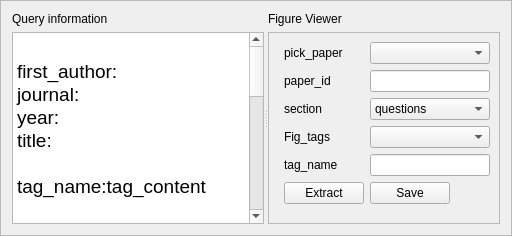
              <widget class="QFrame" name="frame_6">
               <property name="sizePolicy">
                <sizepolicy hsizetype="Expanding" vsizetype="Preferred">
                 <horstretch>0</horstretch>
                 <verstretch>0</verstretch>
                </sizepolicy>
               </property>
               <property name="frameShape">
                <enum>QFrame::StyledPanel</enum>
               </property>
               <property name="frameShadow">
                <enum>QFrame::Raised</enum>
               </property>
               <layout class="QHBoxLayout" name="horizontalLayout_21">
                <item>
                 <widget class="QSplitter" name="splitter_4">
                  <property name="orientation">
                   <enum>Qt::Horizontal</enum>
                  </property>
                  <widget class="QWidget" name="layoutWidget">
                   <layout class="QVBoxLayout" name="verticalLayout_5">
                    <item>
                     <widget class="QLabel" name="label_6">
                      <property name="text">
                       <string>Query information</string>
                      </property>
                     </widget>
                    </item>
                    <item>
                     <widget class="QPlainTextEdit" name="plainTextEdit_query_info">
                      <property name="minimumSize">
                       <size>
                        <width>0</width>
                        <height>0</height>
                       </size>
                      </property>
                      <property name="font">
                       <font>
                        <pointsize>14</pointsize>
                       </font>
                      </property>
                      <property name="plainText">
                       <string>&lt;paper_info&gt;
first_author:
journal:
year:
title:
&lt;questions&gt;
tag_name:tag_content
&lt;methods&gt;
tag_name:tag_content
&lt;results&gt;
tag_name:tag_content
&lt;discussions&gt;
tag_name:tag_content
&lt;terminology&gt;
tag_name:tag_content
&lt;grammer&gt;
action_word:action_word
phrases:phrases
sentence_structure:sentence_structure


</string>
                      </property>
                     </widget>
                    </item>
                   </layout>
                  </widget>
                  <widget class="QWidget" name="layoutWidget">
                   <layout class="QVBoxLayout" name="verticalLayout_11">
                    <item>
                     <widget class="QLabel" name="label_37">
                      <property name="text">
                       <string>Figure Viewer</string>
                      </property>
                     </widget>
                    </item>
                    <item>
                     <widget class="QFrame" name="frame_5">
                      <property name="frameShape">
                       <enum>QFrame::StyledPanel</enum>
                      </property>
                      <property name="frameShadow">
                       <enum>QFrame::Raised</enum>
                      </property>
                      <layout class="QHBoxLayout" name="horizontalLayout_14">
                       <item>
                        <layout class="QHBoxLayout" name="horizontalLayout_22">
                         <item>
                          <widget class="View" name="widget_figure_existing" native="true">
                           <property name="sizePolicy">
                            <sizepolicy hsizetype="Expanding" vsizetype="Expanding">
                             <horstretch>0</horstretch>
                             <verstretch>0</verstretch>
                            </sizepolicy>
                           </property>
                          </widget>
                         </item>
                         <item>
                          <layout class="QFormLayout" name="formLayout_2">
                           <item row="1" column="0">
                            <widget class="QLabel" name="label_30">
                             <property name="text">
                              <string>paper_id</string>
                             </property>
                            </widget>
                           </item>
                           <item row="1" column="1">
                            <widget class="QLineEdit" name="lineEdit_paper_id_figure">
                             <property name="sizePolicy">
                              <sizepolicy hsizetype="Preferred" vsizetype="Fixed">
                               <horstretch>0</horstretch>
                               <verstretch>0</verstretch>
                              </sizepolicy>
                             </property>
                             <property name="maximumSize">
                              <size>
                               <width>120</width>
                               <height>16777215</height>
                              </size>
                             </property>
                            </widget>
                           </item>
                           <item row="2" column="0">
                            <widget class="QLabel" name="label_35">
                             <property name="text">
                              <string>section</string>
                             </property>
                            </widget>
                           </item>
                           <item row="2" column="1">
                            <widget class="QComboBox" name="comboBox_section_figure">
                             <property name="sizePolicy">
                              <sizepolicy hsizetype="Preferred" vsizetype="Fixed">
                               <horstretch>0</horstretch>
                               <verstretch>0</verstretch>
                              </sizepolicy>
                             </property>
                             <property name="minimumSize">
                              <size>
                               <width>120</width>
                               <height>0</height>
                              </size>
                             </property>
                             <property name="maximumSize">
                              <size>
                               <width>120</width>
                               <height>16777215</height>
                              </size>
                             </property>
                             <item>
                              <property name="text">
                               <string>questions</string>
                              </property>
                             </item>
                             <item>
                              <property name="text">
                               <string>methods</string>
                              </property>
                             </item>
                             <item>
                              <property name="text">
                               <string>results</string>
                              </property>
                             </item>
                             <item>
                              <property name="text">
                               <string>questions</string>
                              </property>
                             </item>
                             <item>
                              <property name="text">
                               <string>terminology</string>
                              </property>
                             </item>
                             <item>
                              <property name="text">
                               <string>grammer</string>
                              </property>
                             </item>
                            </widget>
                           </item>
                           <item row="4" column="0">
                            <widget class="QLabel" name="label_36">
                             <property name="text">
                              <string>tag_name</string>
                             </property>
                            </widget>
                           </item>
                           <item row="4" column="1">
                            <widget class="QLineEdit" name="lineEdit_tag_name_figure">
                             <property name="sizePolicy">
                              <sizepolicy hsizetype="Preferred" vsizetype="Fixed">
                               <horstretch>0</horstretch>
                               <verstretch>0</verstretch>
                              </sizepolicy>
                             </property>
                             <property name="maximumSize">
                              <size>
                               <width>120</width>
                               <height>16777215</height>
                              </size>
                             </property>
                            </widget>
                           </item>
                           <item row="0" column="0">
                            <widget class="QLabel" name="label_38">
                             <property name="text">
                              <string>pick_paper</string>
                             </property>
                            </widget>
                           </item>
                           <item row="0" column="1">
                            <widget class="QComboBox" name="comboBox_pick_paper">
                             <property name="sizePolicy">
                              <sizepolicy hsizetype="Preferred" vsizetype="Fixed">
                               <horstretch>0</horstretch>
                               <verstretch>0</verstretch>
                              </sizepolicy>
                             </property>
                             <property name="minimumSize">
                              <size>
                               <width>120</width>
                               <height>0</height>
                              </size>
                             </property>
                             <property name="maximumSize">
                              <size>
                               <width>120</width>
                               <height>16777215</height>
                              </size>
                             </property>
                            </widget>
                           </item>
                           <item row="6" column="0">
                            <widget class="QPushButton" name="pushButton_extract_figure">
                             <property name="sizePolicy">
                              <sizepolicy hsizetype="Preferred" vsizetype="Fixed">
                               <horstretch>0</horstretch>
                               <verstretch>0</verstretch>
                              </sizepolicy>
                             </property>
                             <property name="maximumSize">
                              <size>
                               <width>120</width>
                               <height>16777215</height>
                              </size>
                             </property>
                             <property name="text">
                              <string>Extract</string>
                             </property>
                            </widget>
                           </item>
                           <item row="6" column="1">
                            <widget class="QPushButton" name="pushButton_save_figure">
                             <property name="sizePolicy">
                              <sizepolicy hsizetype="Fixed" vsizetype="Fixed">
                               <horstretch>0</horstretch>
                               <verstretch>0</verstretch>
                              </sizepolicy>
                             </property>
                             <property name="text">
                              <string>Save</string>
                             </property>
                            </widget>
                           </item>
                           <item row="3" column="0">
                            <widget class="QLabel" name="label_40">
                             <property name="text">
                              <string>Fig_tags</string>
                             </property>
                            </widget>
                           </item>
                           <item row="3" column="1">
                            <widget class="QComboBox" name="comboBox_fig_tags">
                             <property name="minimumSize">
                              <size>
                               <width>120</width>
                               <height>0</height>
                              </size>
                             </property>
                            </widget>
                           </item>
                          </layout>
                         </item>
                        </layout>
                       </item>
                      </layout>
                     </widget>
                    </item>
                   </layout>
                  </widget>
                 </widget>
                </item>
               </layout>
              </widget>
